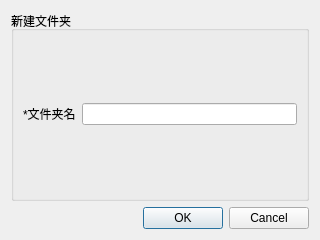
<?xml version="1.0" encoding="UTF-8"?>
<ui version="4.0">
 <class>Dialog</class>
 <widget class="QDialog" name="Dialog">
  <property name="geometry">
   <rect>
    <x>0</x>
    <y>0</y>
    <width>320</width>
    <height>240</height>
   </rect>
  </property>
  <property name="minimumSize">
   <size>
    <width>320</width>
    <height>240</height>
   </size>
  </property>
  <property name="maximumSize">
   <size>
    <width>320</width>
    <height>240</height>
   </size>
  </property>
  <property name="windowTitle">
   <string>Dialog</string>
  </property>
  <layout class="QVBoxLayout" name="verticalLayout_2">
   <item>
    <widget class="QGroupBox" name="groupBox">
     <property name="title">
      <string>新建文件夹</string>
     </property>
     <layout class="QVBoxLayout" name="verticalLayout">
      <item>
       <layout class="QHBoxLayout" name="horizontalLayout">
        <item>
         <widget class="QLabel" name="label">
          <property name="text">
           <string>*文件夹名</string>
          </property>
         </widget>
        </item>
        <item>
         <widget class="QLineEdit" name="lineEdit"/>
        </item>
       </layout>
      </item>
     </layout>
    </widget>
   </item>
   <item>
    <widget class="QDialogButtonBox" name="buttonBox">
     <property name="orientation">
      <enum>Qt::Orientation::Horizontal</enum>
     </property>
     <property name="standardButtons">
      <set>QDialogButtonBox::StandardButton::Cancel|QDialogButtonBox::StandardButton::Ok</set>
     </property>
    </widget>
   </item>
  </layout>
 </widget>
 <resources/>
 <connections>
  <connection>
   <sender>buttonBox</sender>
   <signal>accepted()</signal>
   <receiver>Dialog</receiver>
   <slot>accept()</slot>
   <hints>
    <hint type="sourcelabel">
     <x>248</x>
     <y>254</y>
    </hint>
    <hint type="destinationlabel">
     <x>157</x>
     <y>274</y>
    </hint>
   </hints>
  </connection>
  <connection>
   <sender>buttonBox</sender>
   <signal>rejected()</signal>
   <receiver>Dialog</receiver>
   <slot>reject()</slot>
   <hints>
    <hint type="sourcelabel">
     <x>316</x>
     <y>260</y>
    </hint>
    <hint type="destinationlabel">
     <x>286</x>
     <y>274</y>
    </hint>
   </hints>
  </connection>
 </connections>
</ui>
